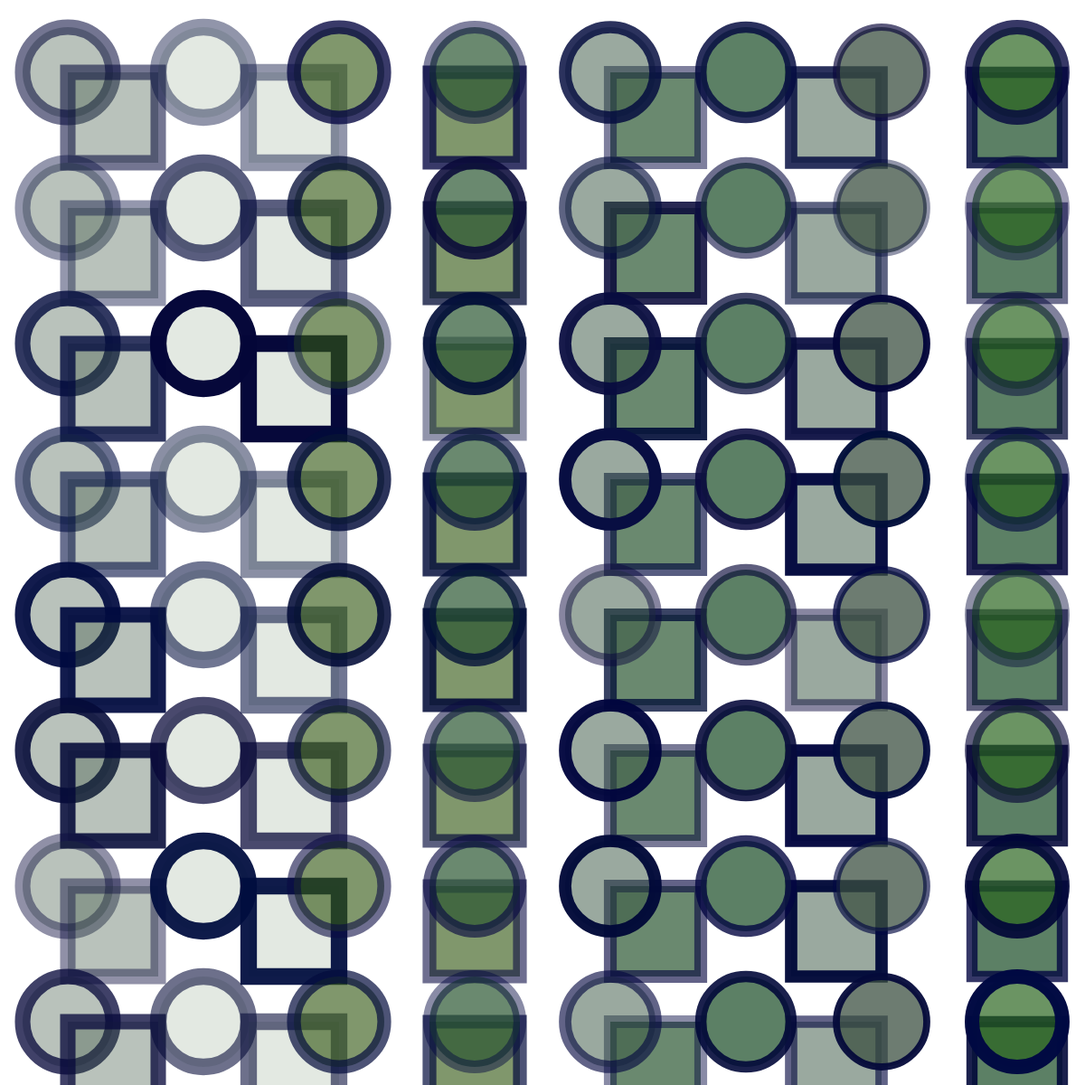
Frame 1 (no input)
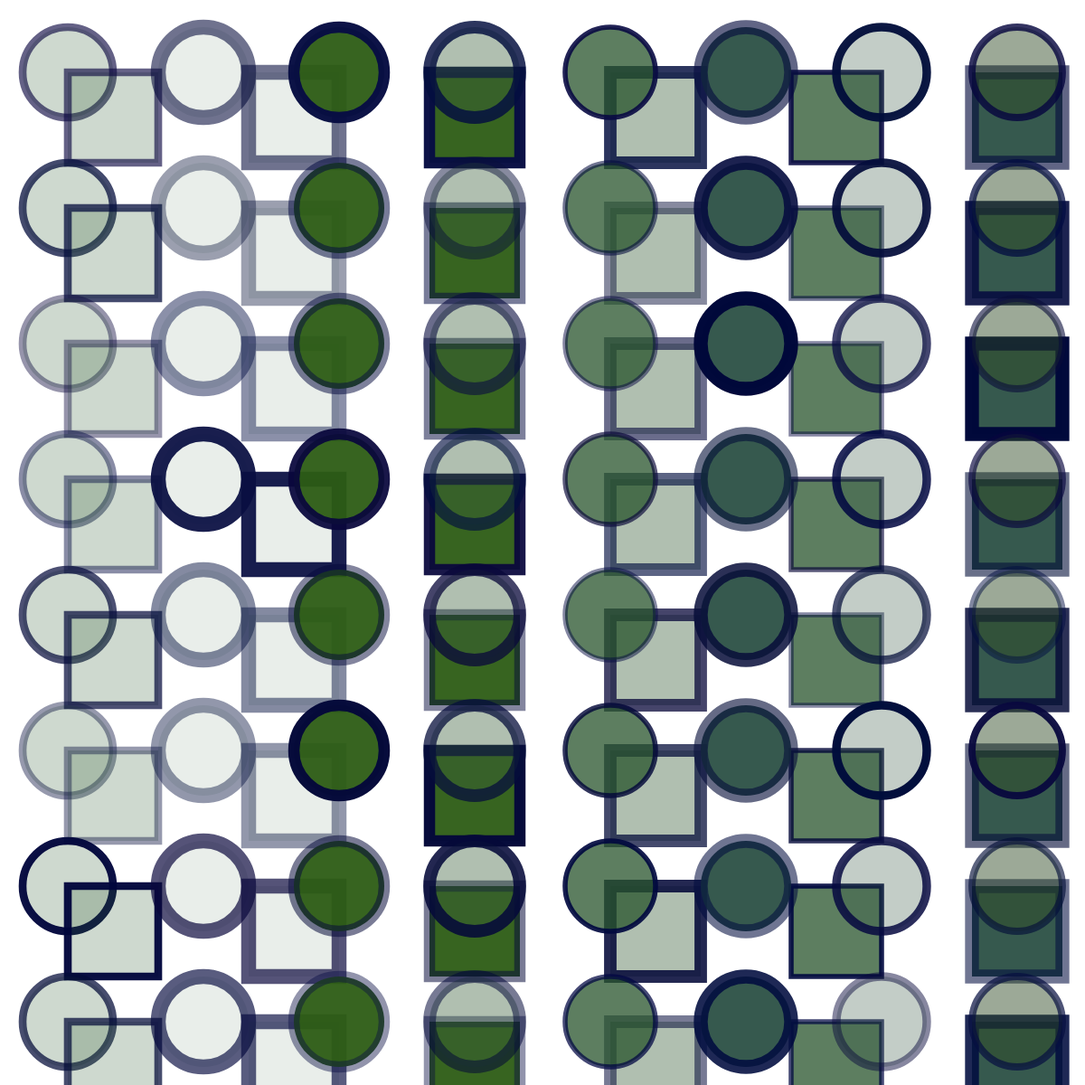
Frame 2 (the mouse pressed at the canvas centre, redrawn once)

The p5.js sketch that drew these frames (run headless with seeded random() and noise() and a simulated clock; the mouse was pressed at the canvas centre and the sketch redrawn once):

// p5.js sketch
// ── sketch.js
function setup() {
  // create a canvas
  createCanvas(1200, 1200);

  // disable animation
  noLoop();

}
//Information about creating a random color was found on p5js' website here: https://editor.p5js.org/aferriss/sketches/rJf3luXdG

function draw() {
  background(255);
  translate(75,80);


  //creating grid using two 'for' loops as well as the push() and pop() functions
for (let x = 0; x < 8; x++){
      let r = random(35,60); //Randomizing fill color
      let g = random(75,100);
      let b = random(15,75);
      let a = random(0,255);

      let sw = random(5,20); //Randomizing stroke weight for a value between 0 and 40

    
   for (let y = 0; y < 8; y++){
      let r2 = random(0,10); //Randomizing stroke color
      let g2 = random(5,15);
      let b2 = random(55,67);
      let a2 = random(100,255);

      fill(r,g,b,a); //Executing randomness
      stroke(r2,g2,b2,a2);
      strokeWeight(sw);

      push(); //code provided on Canvas
      translate(x * 150, y * 150);
      ellipse(0,0,100,100);
      pop();

      push(); //added a rectangle with the same values as the ellipse, but slightly off center from where the ellipse originated
      translate(x * 200, y * 150);
      rect(0,0,100,100);
      pop();
   }
}
}
